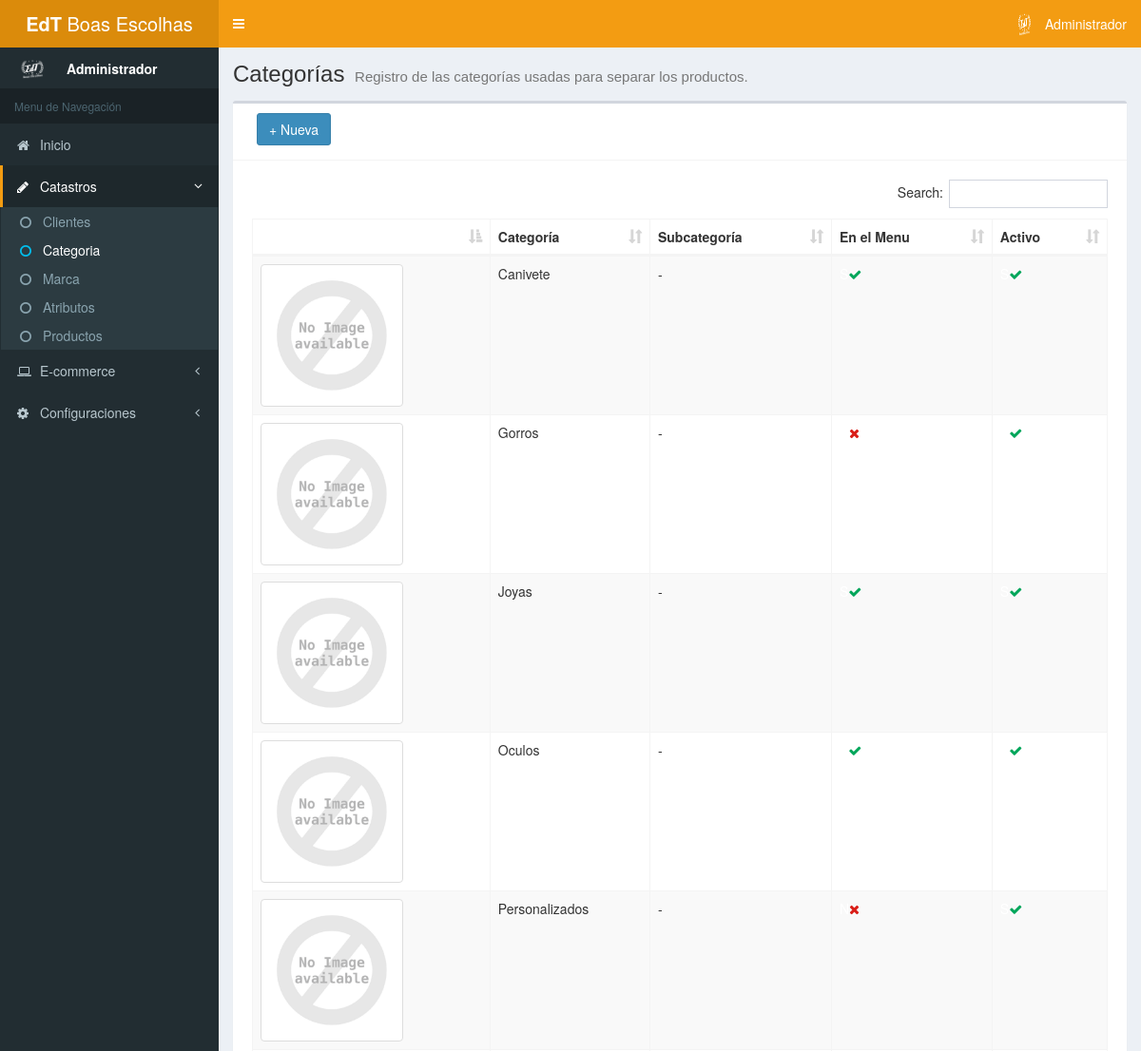
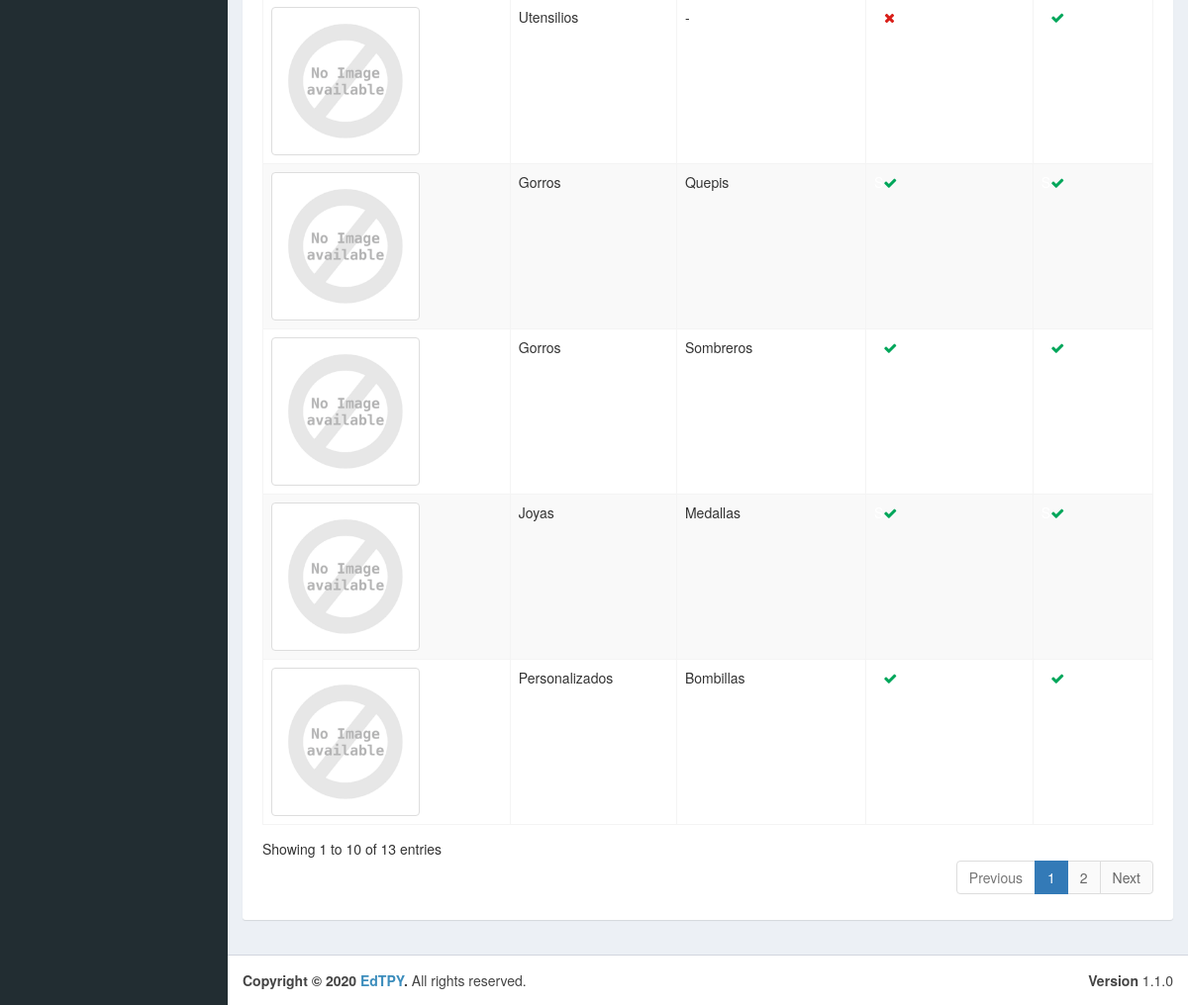
/admin/categoria.php (signed in), run on an earlier commit of the app's database (2 pictures, top to bottom).
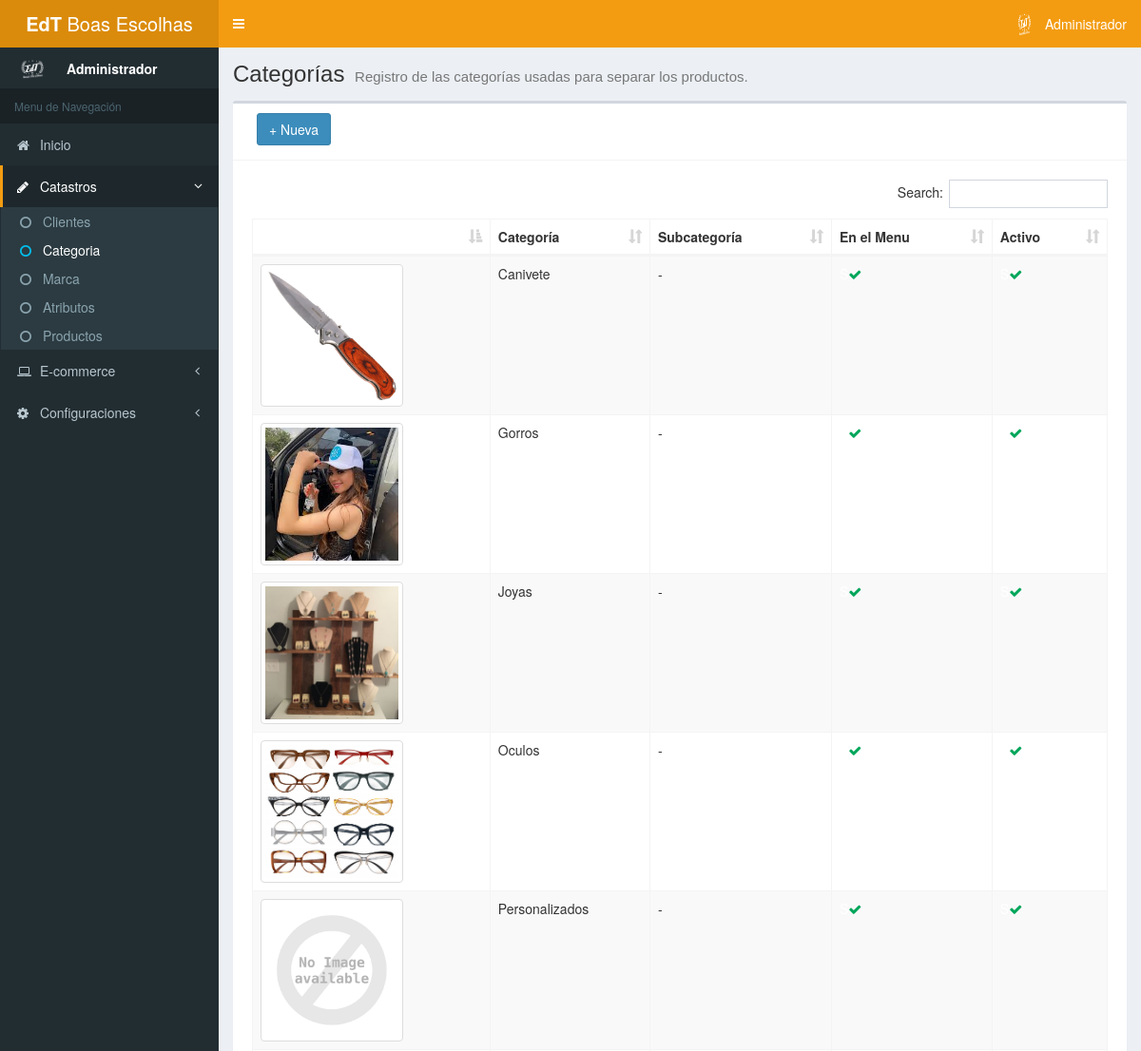
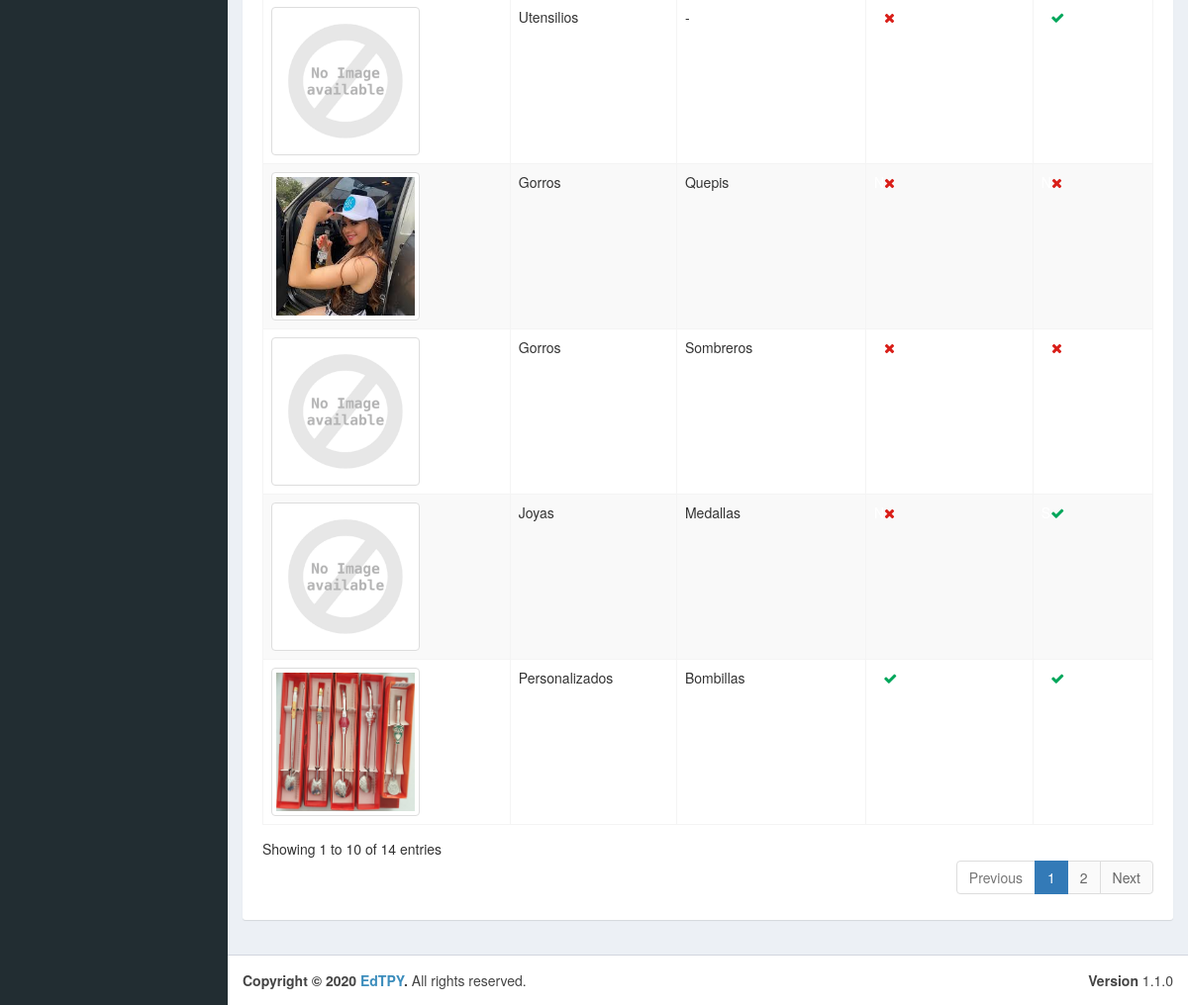
And on a later commit of the database (2 pictures, top to bottom).
### tables this page shows
CREATE TABLE IF NOT EXISTS `tb_categoria` (
  `id` int(11) NOT NULL AUTO_INCREMENT,
  `nombre` varchar(80) NOT NULL,
  `id_padre` int(11) DEFAULT NULL,
  `menu` tinyint(1) NOT NULL,
  `activo` tinyint(1) NOT NULL,
  `url` varchar(80) DEFAULT '',
  PRIMARY KEY (`id`)
);

### admin/mods/server/categoria.php (called while the page is built, shortened)
<?php
	function getAllCategorias () {
		$connection = conn();
		$sql = "SELECT a.*, b.nombre as padre FROM tb_categoria a LEFT JOIN tb_categoria b ON b.id = a.id_padre ORDER BY padre ASC, a.nombre ASC";
		$query = $connection->prepare($sql);
		$query->execute();
		if ($query->rowCount() > 0) {
			$result= $query->fetchAll();
		} else {
			$result = null;
		}
		return $result;
	}
?>

### admin/mods/objs/categoria.php (called while the page is built, shortened)
<?php
	include_once "mods/server/categoria.php";
	$categorias = getAllCategorias();
?>

### admin/categoria.php (the view, shortened to what this page needs)
<!DOCTYPE html>
<html>
<head>
	<?php include 'includes/head.php'; ?>
</head>
<body class="hold-transition skin-yellow sidebar-mini">
	<div class="wrapper">
		<?php include 'includes/header.php'; ?>
		<?php include 'includes/aside.php'; ?>
		<div class="content-wrapper">
			<section class="content-header">
				<h1>
					Categorías
					<small>Registro de las categorías usadas para separar los productos.</small>
				</h1>
			</section>
			<section class="content">
				<?php include_once "mods/objs/categoria.php";?>
				<div class="box">
					<div class="box-header with-border">
						<div class="col-md-3 pull-left">
							<button id="btnAdd" type="button" class="btn btn-primary" data-toggle="modal" data-target="#AddModal" style="margin-bottom: 5px;">+ Nueva</button>
						</div>
					</div>
					<div class="box-body">
						<div class="box-body table-responsive">
							<table class="table table-striped table-bordered display nowra" id="tabladatos">
							<thead>
								<tr>
									<th></th>
									<th>Categoría</th>
									<th>Subcategoría</th>
									<th>En el Menu</th>
									<th>Activo</th>
								</tr>
							</thead>
							<tbody>
								<?php
									if ($categorias != null) {
										foreach ($categorias as $row) {
								?>
								<tr data-toggle="modal" data-target="#AltModal" data-codigo="<?php echo $row['id'];?>" data-nombre="<?php echo $row['nombre'];?>" data-activo="<?php echo $row['activo'];?>" data-categoria="<?php echo $row['id_padre'];?>" data-menu="<?php echo $row['menu'];?>" data-url="<?php echo $row['url'];?>">
									<td>
										<?php
											if ($row['url'] == NULL) {
												$row['url'] = "no-image.png";
											}
										?>
										<img src="../img/categorias/<?php echo $row['url'];?>" class="img-fluid img-thumbnail" alt="marca" style="max-width: 150px;"></td>
									<td>
									<?php
										$padre = "";
										if ($row['padre'] == "") {
											$padre = $row['nombre'];
										} else {
											$padre = $row['padre'];
										}
										echo $padre;
									?>
									</td>
									<td>
									<?php
										$nombre = "";
										if ($row['padre'] == "") {
											$nombre = "-";
										} else {
											$nombre = $row['nombre'];
										}
										echo $nombre;
									?>
									</td>
									<td>
									<?php
										if ($row['menu'] == 1) {
											echo '<span style="color: white">S</span><i class="fa fa-check text-success"></i>';
										} else {
											echo '<span style="color: white">N</span><i class="fa fa-close text-danger"></i>';
										}
									?>
									</td>
									<td>
									<?php
										if ($row['activo'] == 1) {
											echo '<span style="color: white">S</span><i class="fa fa-check text-success"></i>';
										} else {
											echo '<span style="color: white">N</span><i class="fa fa-close text-danger"></i>';
										}
									?>
									</td>
								</tr>
								<?php }}?>
							</tbody>
							</table>
						</div>
					</div>
				</div>
			</section>
		</div>
		<?php include "includes/footer.php"; ?>
	</div>
</body>
</html>

### admin/includes/head.php (shortened to what this page needs)
<link rel="stylesheet" href="https://maxcdn.bootstrapcdn.com/bootstrap/3.3.7/css/bootstrap.min.css">
<link href="https://gitcdn.github.io/bootstrap-toggle/2.2.2/css/bootstrap-toggle.min.css" rel="stylesheet">
<link rel="stylesheet" href="https://stackpath.bootstrapcdn.com/font-awesome/4.7.0/css/font-awesome.min.css">
<link rel="stylesheet" href="css/AdminLTE.min.css">
<link rel="stylesheet" href="css/skin-yellow.min.css">
<link rel="stylesheet" href="plugins/bootstrap-select/dist/css/bootstrap-select.min.css">
<link rel="stylesheet" href="plugins/bootstrap-colorpicker/dist/css/bootstrap-colorpicker.min.css">
<link rel="stylesheet" type="text/css" href="https://cdn.jsdelivr.net/npm/daterangepicker/daterangepicker.css" />
<link rel="stylesheet" type="text/css" href="plugins/DataTables/DataTables-1.10.20/css/dataTables.bootstrap.css"/>
<link rel="stylesheet" type="text/css" href="plugins/DataTables/DataTables-1.10.20/buttons.dataTables.min.css"/>
<link rel="stylesheet" type="text/css" href="plugins/bootstrap-datepicker/css/bootstrap-datepicker.standalone.min.css"/>
<link rel="stylesheet" type="text/css" href="plugins/bootstrap-datepicker/css/bootstrap-datepicker3.standalone.min.css"/>
<link rel="stylesheet" href="plugins/select2/dist/css/select2.min.css">
<link href="https://cdn.jsdelivr.net/gh/gitbrent/bootstrap4-toggle@3.6.1/css/bootstrap4-toggle.min.css" rel="stylesheet">
<link rel="stylesheet" href="css/select2-alt.css">
<link rel="stylesheet" href="css/estilos.css">

### admin/includes/header.php (shortened to what this page needs)
<header class="main-header">
	<a href="index.php" class="logo">
		<span class="logo-lg"><?php echo $_SESSION['empresa-menu'];?></span>
	</a>
	<nav class="navbar navbar-static-top">
		<a href="#" class="sidebar-toggle" data-toggle="push-menu" role="button">
		</a>
		<div class="navbar-custom-menu">
			<ul class="nav navbar-nav">
				<li class="dropdown user user-menu">
					<a href="#" class="dropdown-toggle" data-toggle="dropdown">
						<img src="../img/logo.png" class="user-image" alt="User Image">
						<span class="hidden-xs"><?php echo $_SESSION['nome_usuario'];?></span>
					</a>
				</li>
			</ul>
		</div>
	</nav>
</header>

### admin/includes/aside.php (shortened to what this page needs)
<aside class="main-sidebar">
	<section class="sidebar">
		<div class="user-panel">
			<div class="pull-left image">
				<img src="../img/logo.png" class="img-circle" alt="User Image">
			</div>
			<div class="pull-left info">
				<p><?php echo $_SESSION['nome_usuario'];?></p>
			</div>
		</div>
		<?php
			$inicio = "";
			$catastro = "";
			$subcliente1 = "";
			$subcliente2 = "";
			$subcategoria1 = "";
			$subcategoria2 = "";
			$submarca1 = "";
			$submarca2 = "";
			$subatributo1 = "";
			$subatributo2 = "";
			$subproducto1 = "";
			$subproducto2 = "";
			$ecommerce = "";
			$configuraciones = "";
			if (strpos($_SERVER['REQUEST_URI'], 'cliente.php') !== false){
				$catastro = "active";
				$subcliente1 = "active";
				$subcliente2 = "text-aqua";
			} else if (strpos($_SERVER['REQUEST_URI'], 'categoria.php') !== false){
				$catastro = "active";
				$subcategoria1 = "active";
				$subcategoria2 = "text-aqua";
			} else if (strpos($_SERVER['REQUEST_URI'], 'marca.php') !== false){
				$catastro = "active";
				$submarca1 = "active";
				$submarca2 = "text-aqua";
			} else if (strpos($_SERVER['REQUEST_URI'], 'atributo.php') !== false){
				$catastro = "active";
				$subatributo1 = "active";
				$subatributo2 = "text-aqua";
			} else if (strpos($_SERVER['REQUEST_URI'], 'producto.php') !== false OR strpos($_SERVER['REQUEST_URI'], 'producto_detalle.php') !== false){
				$catastro = "active";
				$subproducto1 = "active";
				$subproducto2 = "text-aqua";
			} else if (strpos($_SERVER['REQUEST_URI'], 'pedido.php') !== false OR strpos($_SERVER['REQUEST_URI'], 'pedido_detalle.php') !== false){
				$ecommerce = "active";
				$subpedidos1 = "active";
				$subpedidos2 = "text-aqua";
			} else if (strpos($_SERVER['REQUEST_URI'], 'banner.php') !== false){
				$ecommerce = "active";
				$subbanner1 = "active";
				$subbanner2 = "text-aqua";
			} else if (strpos($_SERVER['REQUEST_URI'], 'consultapagopar.php') !== false){
				$ecommerce = "active";
				$subconsultapagopar1 = "active";
				$subconsultapagopar2 = "text-aqua";
			} else if (strpos($_SERVER['REQUEST_URI'], 'usuario.php') !== false){
				$configuraciones = "active";
				$subusuario1 = "active";
				$subusuario2 = "text-aqua";
			} else if (strpos($_SERVER['REQUEST_URI'], 'informaciones.php') !== false){
				$configuraciones = "active";
				$subinfo1 = "active";
				$subinfo2 = "text-aqua";
			} else {
				$inicio = "active";
			}
		?>
		<ul class="sidebar-menu" data-widget="tree">
			<li class="header">Menu de Navegación</li>
			<li class="<?php echo $inicio;?>">
				<a href="index.php">
					<i class="fa fa-home"></i> <span>Inicio</span>
				</a>
			</li>
			<li class="<?php echo $catastro;?> treeview">
				<a href="#">
					<i class="fa fa-pencil"></i> <span>Catastros</span>
					<span class="pull-right-container">
						<i class="fa fa-angle-left pull-right"></i>
					</span>
				</a>
				<ul class="treeview-menu">
					<li class="<?php echo $subcliente1;?>"><a href="cliente.php"><i class="fa fa-circle-o <?php echo $subcliente2;?>"></i> Clientes</a></li>
					<li class="<?php echo $subcategoria1;?>"><a href="categoria.php"><i class="fa fa-circle-o <?php echo $subcategoria2;?>"></i> Categoria</a></li>
					<li class="<?php echo $submarca1;?>"><a href="marca.php"><i class="fa fa-circle-o <?php echo $submarca2;?>"></i> Marca</a></li>
					<li class="<?php echo $subatributo1;?>"><a href="atributo.php"><i class="fa fa-circle-o <?php echo $subatributo2;?>"></i> Atributos</a></li>
					<li class="<?php echo $subproducto1;?>"><a href="producto.php"><i class="fa fa-circle-o <?php echo $subproducto2;?>"></i> Productos</a></li>
				</ul>
			</li>
			<li class="<?php echo $ecommerce;?> treeview">
				<a href="#">
					<i class="fa fa-laptop"></i> <span>E-commerce</span>
					<span class="pull-right-container">
						<i class="fa fa-angle-left pull-right"></i>
					</span>
				</a>
			</li>
			<?php
				if ($_SESSION['tipo'] == 0) {
			?>
			<li class="<?php echo $configuraciones;?> treeview">
				<a href="#">
					<i class="fa fa-gear"></i> <span>Configuraciones</span>
					<span class="pull-right-container">
						<i class="fa fa-angle-left pull-right"></i>
					</span>
				</a>
			</li>
			<?php
				}
			?>
		</ul>
	</section>
</aside>

### admin/includes/footer.php
<footer class="main-footer">
	<div class="pull-right hidden-xs">
		<b>Version</b> 1.1.0
	</div>
	<strong>Copyright &copy; 2020 <a href=""><?php echo $_SESSION['empresa'];?></a>.</strong> All rights
	reserved.
</footer>

### admin/css/estilos.css (style rules this page uses)
.text-success { color: #00a65a; }
.text-danger { color: #d91e18; }

What changed in the data, as far as the page shows it:
changed tb_categoria "Canivete": url: picture added in place of a placeholder
changed tb_categoria (number 2 of 10 on the later page): url: picture added in place of a placeholder; menu 0 → 1 (drawn)
changed tb_categoria (number 3 of 10 on the later page): url: picture added in place of a placeholder
changed tb_categoria "Oculos": url: picture added in place of a placeholder
changed tb_categoria (number 5 of 10 on the later page): menu 0 → 1 (drawn)
changed tb_categoria "Quepis": url: picture added in place of a placeholder; menu 1 → 0 (drawn); activo 1 → 0 (drawn)
changed tb_categoria "Sombreros": menu 1 → 0 (drawn); activo 1 → 0 (drawn)
changed tb_categoria "Medallas": menu 1 → 0 (drawn)
changed tb_categoria "Bombillas": url: picture added in place of a placeholder
Also different on the page:
text written by a page script: "Search: Showing 1 to 10 of 13 entries Previous 1 2 Next" → "Search: Showing 1 to 10 of 14 entries Previous 1 2 Next"
